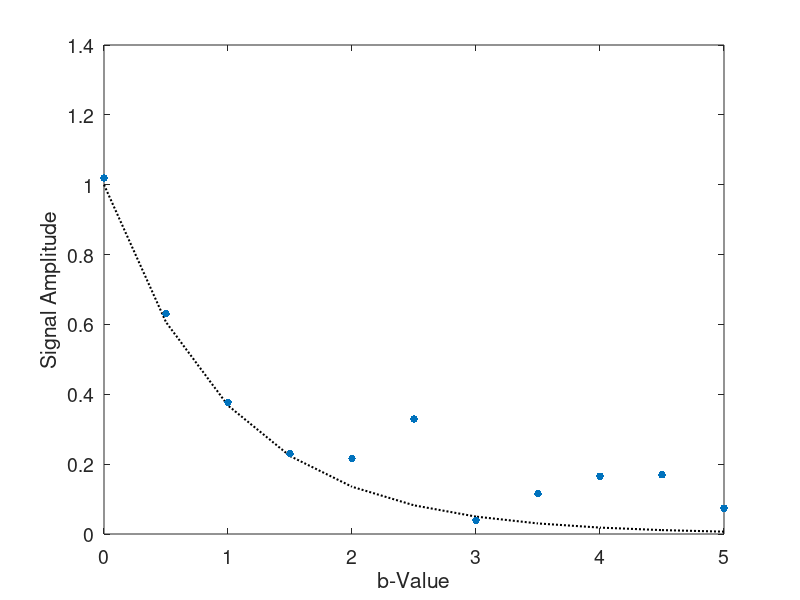

MATLAB code to generate this figure:
% Chap1ShowRicianBiasPlot.m
% MATLAB file for creating Figure 3 in PhD thesis by Ned Charles available here http://hdl.handle.net/2123/16060
function Chap1ShowRicianBiasPlot()

BValIncrement = 0.5;
BValueArray = 0:BValIncrement:5;
BDim = length(BValueArray);
STDNoise = 0.1;
RateDecay = 1;

NoisySignalArray = zeros(1,BDim);
NoiseFreeSignal = 1.*exp(-RateDecay.*BValueArray);

for b = 1:BDim
    NoisySignalArray(b) = AddMagnitudeNoise(NoiseFreeSignal(b), STDNoise);
end
   
% Do a line plot of the true value    
figure('position',[50 50 800 600]);plot(BValueArray,NoiseFreeSignal,'Color','k','LineWidth',1.5,'LineStyle',':');hold all;
xlabel('b-Value','fontsize',18)
ylabel('Signal Amplitude','fontsize',18)
set(gca,'FontSize',14)
scatter(BValueArray,NoisySignalArray,30,'ob','filled');

stophere = 1;

%%%%%%%%%%%%%%%%%%%%%%%%%%%%%%%%%%%%%%%%%%%%%%%%%%%%%%%%%%%%%%%%%%%%%%%%%%%%%%%%%%%%%%%%%%%%%%%%%%%%%%%%%%%%%%%%%%%%%%%%%%%%%
function m = AddMagnitudeNoise(a, s)
m = sqrt((a + s*randn(1)).^2 + (s*randn(1)).^2);
%%%%%%%%%%%%%%%%%%%%%%%%%%%%%%%%%%%%%%%%%%%%%%%%%%%%%%%%%%%%%%%%%%%%%%%%%%%%%%%%%%%%%%%%%%%%%%%%%%%%%%%%%%%%%%%%%%%%%%%%%%%%%